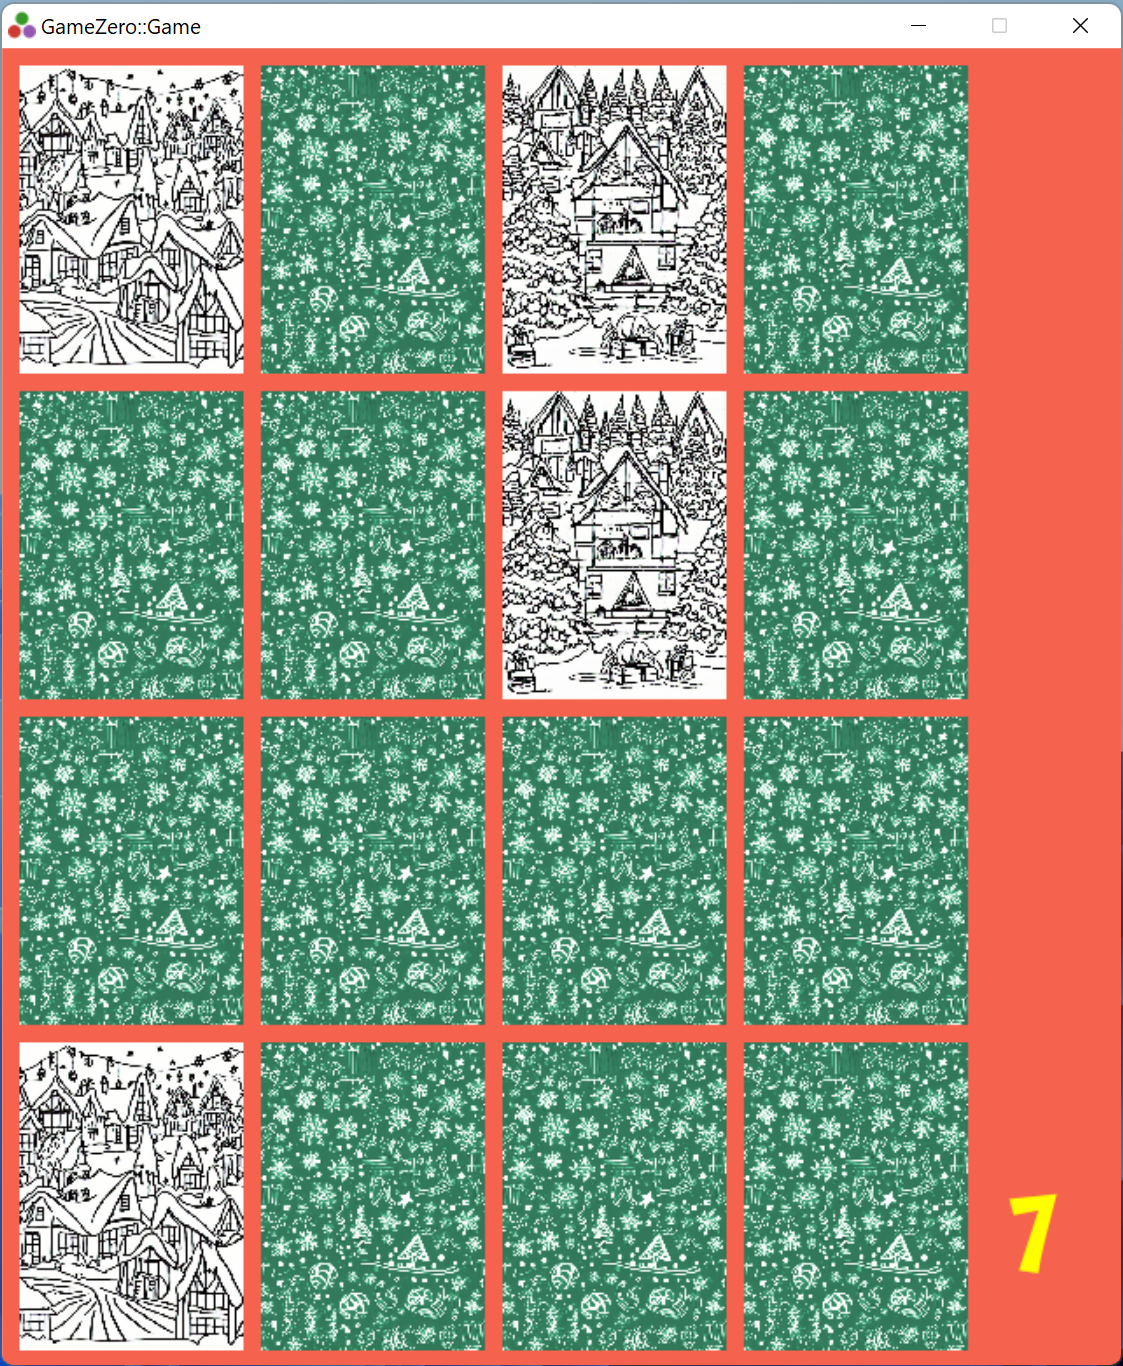

Here is the Julia script that generated this plot:
using GameZero
using Colors
using Random
using FixedPointNumbers

WIDTH = 640
HEIGHT = 754
BACKGROUND = colorant"#F5624D"

# Struct to store the parameters for a snowflake
mutable struct Snowflake
    x ; y ; vy ;  vx ; r ; o ; 
end

# Construct a snowflake 
function Snowflake()
    s = Snowflake(0,0,0,0,0,0)
    reset(s)
end

# Initialize a single snowflake
function reset(s::Snowflake)
    s.x = rand() * WIDTH
    s.y = -1*rand() * HEIGHT
    s.vy = 1+rand() * 3     # Velocity in y direction
    s.vx = 0.5-rand()       # Velocity in x direction
    s.r = 1+rand() * 2      # Radius of the snowflake
    s.o = 0.5 +rand() * 0.5 # Alpha channel
    return s
end

snowflakes = [Snowflake() for i in 1:100] # Create a hundred snowflakes

@enum GameState alldown oneup twoup lost won # all states of the game 


# Load the cover image
cover = Actor("cover")
cover.scale = [1/4, 1/4]
cards = repeat([cover], 8)

# Load all the card images
images = Actor[]
for i in 1:16
    img = Actor("c$i")
    img.scale = [1/4, 1/4]
    push!(images, img)
end

playAgainTxt = TextActor("Click to Play Again!", "blomberg"; font_size=36)
playAgainTxt.pos = 150, 250

# Initialize the game state
function resetBoard()
    
    # select 8 cards to play with 
    global imgSelect = shuffle(images)[1:8]
    
    # position 8 cards over 16 places
    global board = reshape(shuffle(repeat(collect(1:8),2)), (4,4))
    
    # 0->face down; 1->face up on selection; 2->face up when found;
    global boardState = reshape(repeat([0], 16), (4,4))
    
    # total number of chances allowed
    global chances = 15
    global chancesTxt = TextActor(string(chances), "blomberg"; font_size=64)
    chancesTxt.pos = (575, 650)

    # Game starts will all cards face down
    global state = alldown

end


# The main update loop for the Game
# This function is called once each frame by the framework
function update(g::Game)
    global state
    if state == lost || state == won
        updateSnowflakes()
    end 
end

# The main draw loop for the Game
# This function is called once each frame by the framework
function draw(g::Game)
    drawboard()
    draw(chancesTxt)
    if state == won 
        drawWon()
        draw(playAgainTxt)
    elseif state == lost 
        drawLost()
        draw(playAgainTxt)
    end
    if state == lost || state == won
        drawSnowflakes()
    end
end

# Animate the snowflakes
function updateSnowflakes()
    for s in snowflakes
        s.y += s.vy
        s.x += s.vx
        if s.y > HEIGHT
            reset(s)
        end
    end

end

# Draw the cards
# Decide if its face up or down based on board state
function drawboard()
    for r in 1:4
        for c in 1:4
            px = 10*c + (c-1)*128
            py = 10*r + (r-1)*176
            if boardState[r, c] == 0
                img = cover
            else 
                img = imgSelect[board[r,c]]
            end
            img.pos = (px, py)
            draw(img)
        end
    end
end

function drawSnowflakes()
    for s in snowflakes
        draw(Circle(round(s.x), round(s.y), round(s.r)), parse(RGBA{N0f8}, "rgba(255,255, 255, $(s.o))"), fill=true )
    end
end

loseTxt=Actor[]
for (i,x) in enumerate("You Lose!")
    t=TextActor(string(x), "blomberg", font_size=32)
    t.x = 585
    t.y = 10*i+(i-1)*32
    push!(loseTxt, t)
end
winTxt=Actor[]
for (i,x) in enumerate("You Win!")
    t=TextActor(string(x), "blomberg", font_size=32)
    t.x = 585
    t.y = 10*i+(i-1)*32
    push!(winTxt, t)
end

function drawWon()
    for t in winTxt
        draw(t)
    end
end

function drawLost()
    for t in loseTxt
        draw(t)
    end
end

# Most of the game logic runs when the user clicks the mouse
function on_mouse_down(g::Game, pos, button) 
    global state
    if state == won || state == lost
        resetBoard()
        state = alldown
        return
    end
    x = pos[1]
    y = pos[2]
    # Calculate the card selected based on the click position
    c = div(x, 138) + 1
    if rem(x, 138) < 10 || c > 4
        return
    end
    r = div(y, 186) + 1 
    if rem(y, 186) < 10 || r > 4
        return
    end
    if state == twoup
        return
    end
    boardState[r, c] = 1

    if state == alldown
        state = oneup
    elseif state == oneup
        state = twoup
        f = findfirst(x->x==1, boardState)
        l = findlast(x->x==1, boardState) 
        if board[f] == board[l]
            boardState[f] = 2
            boardState[l] = 2
            state = alldown
        else 
            schedule_once(hideup, 1)
            global chances = chances - 1 
            global chancesTxt = TextActor(string(chances), "blomberg"; font_size=64)
            chancesTxt.pos = (575, 650)
        end
    end
    if chances < 1
        state = lost
    end
    if all(x->x==2, boardState)
        state = won
        play_sound("win")
    end
end

function hideup()
    f = findfirst(x->x==1, boardState)
    l = findlast(x->x==1, boardState) 
    boardState[f] = 0
    boardState[l] = 0
    global state = alldown
end

play_music("iv-vi-vi7-bvii7")
resetBoard()
@show board
